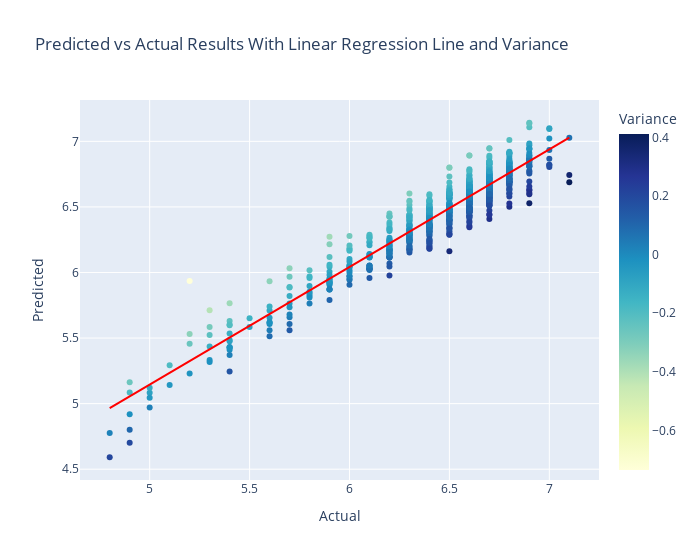

Notebook cell for this chart:
### Code cell
fig = px.scatter(accuracy_df, x = 'Actual', y = 'Predicted', trendline = 'ols', trendline_color_override='red',
                color = 'Variance', color_continuous_scale=px.colors.sequential.YlGnBu, width = 700,
                title = 'Predicted vs Actual Results With Linear Regression Line and Variance')
fig.show()

### Figure 1 — Plotly figure (JSON) as saved in the notebook; plotly's stock layout.template omitted (floating-point values rounded to 4 significant figures; data arrays with more than 128 entries replaced by an {"elided": "..."} marker saying what was removed)
{"data": [{"hovertemplate": "Actual=%{x}<br>Predicted=%{y}<br>Variance=%{marker.color}<extra></extra>", "legendgroup": "", "marker": {"color": {"elided": "781 float values"}, "coloraxis": "coloraxis", "symbol": "circle"}, "mode": "markers", "name": "", "orientation": "v", "showlegend": false, "type": "scatter", "x": {"elided": "781 float values"}, "xaxis": "x", "y": {"elided": "781 float values"}, "yaxis": "y"}, {"hovertemplate": "<b>OLS trendline</b><br>Predicted = 0.896716 * Actual + 0.66151<br>R<sup>2</sup>=0.912428<br><br>Actual=%{x}<br>Predicted=%{y} <b>(trend)</b><extra></extra>", "legendgroup": "", "line": {"color": "red"}, "marker": {"symbol": "circle"}, "mode": "lines", "name": "", "showlegend": false, "type": "scatter", "x": {"elided": "781 float values"}, "xaxis": "x", "y": {"elided": "781 float values"}, "yaxis": "y"}], "layout": {"coloraxis": {"colorbar": {"title": {"text": "Variance"}}, "colorscale": [[0, "rgb(255,255,217)"], [0.125, "rgb(237,248,177)"], [0.25, "rgb(199,233,180)"], [0.375, "rgb(127,205,187)"], [0.5, "rgb(65,182,196)"], [0.625, "rgb(29,145,192)"], [0.75, "rgb(34,94,168)"], [0.875, "rgb(37,52,148)"], [1, "rgb(8,29,88)"]]}, "legend": {"tracegroupgap": 0}, "title": {"text": "Predicted vs Actual Results With Linear Regression Line and Variance"}, "width": 700, "xaxis": {"anchor": "y", "domain": [0, 1], "title": {"text": "Actual"}}, "yaxis": {"anchor": "x", "domain": [0, 1], "title": {"text": "Predicted"}}}}
